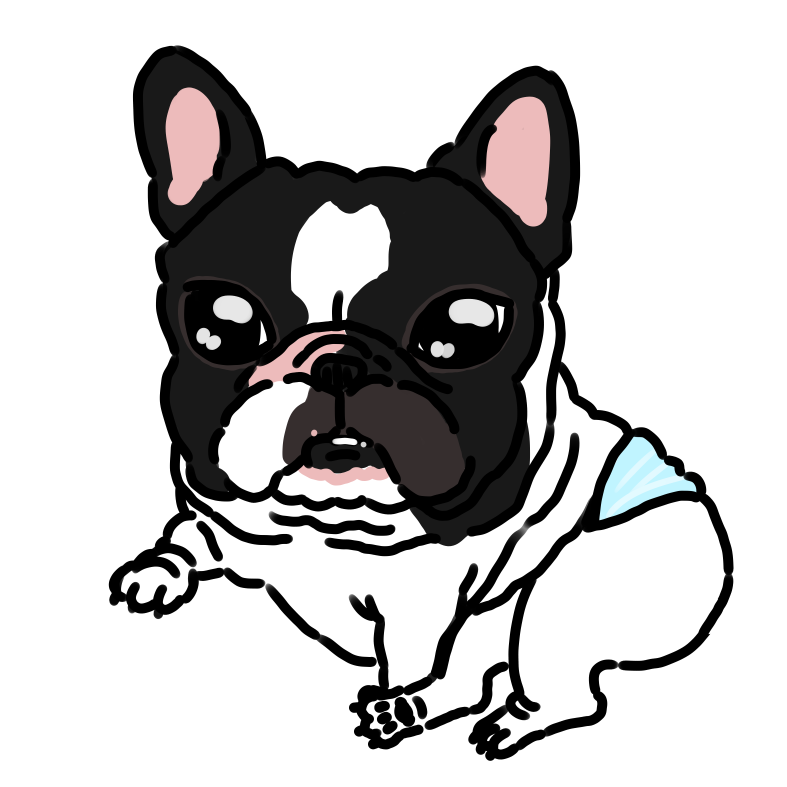
#> input picture content/art/original/fm001.png, 2360 x 2360 px, found by its file name (shown at 1/3 size); its folder holds 4 pictures in this run
$ python clean_and_silhouette.py ../../content/art/original/fm001.png
#> lines starting #> are read from the running program, lines starting #| are printed output that depends on the picture; after the words box and inside, x2 and y2 are one past the last pixel; in counts of white or black regions, pixels touching at a corner belong together
# 從 content/art/original 產生去字版（clean）與剪影（silhouette）。
# 用法：python3 tools/art/clean_and_silhouette.py content/art
# 需要：Pillow、numpy、scipy
import sys, numpy as np, scipy.ndimage as nd
from PIL import Image
R = sys.argv[1]
for i in range(1, 6):
    cid = f'fm{i:03d}'
    im = np.array(Image.open(f'{R}/original/{cid}.png').convert('RGBA'))
#> im is the input picture: shape (2360, 2360, 4); mean R, G, B, A 49.7, 48.7, 48.7, 111
    a = im[:, :, 3] > 0
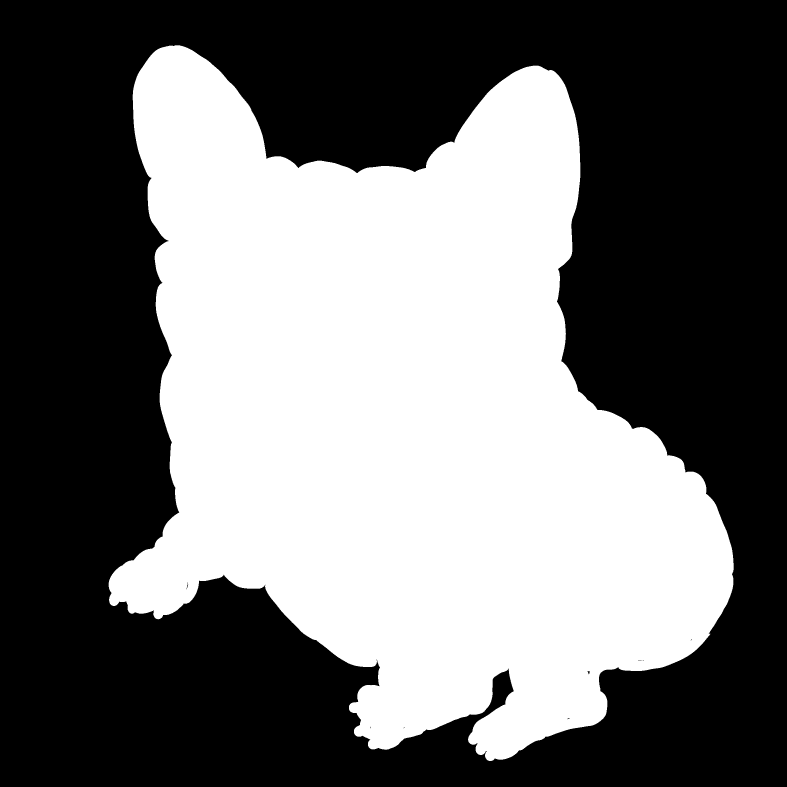
#> a: shape (2360, 2360) bool (shown at 1/3 size); 43.6% white; 1 white region, box (x1, y1, x2, y2) and area: (326, 136, 2201, 2283) 2429941
    lab, n = nd.label(a, structure=np.ones((3, 3)))
#> n = 1
    sizes = nd.sum(a, lab, range(1, n + 1))
#> sizes = [2429941]
    keep = lab == (np.argmax(sizes) + 1)
    removed = int(a.sum() - keep.sum())
#> removed = 0
    out = im.copy(); out[~keep] = 0
    Image.fromarray(out).save(f'{R}/clean/{cid}.png', optimize=True)
    sil = np.zeros_like(out); sil[..., :3] = (70, 60, 80); sil[..., 3] = np.where(out[..., 3] > 32, 255, 0)
#> after `sil[..., 3] = np.where(out[..., 3] > 32, 255, 0)`:
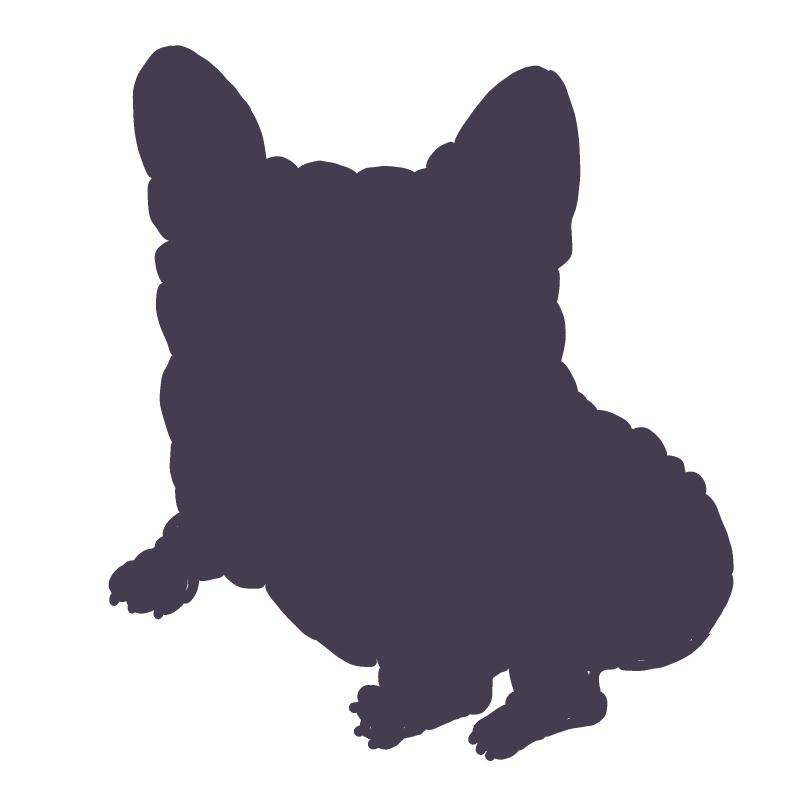
#> sil: shape (2360, 2360, 4) (shown at 1/3 size); mean R, G, B, A 70, 60, 80, 111.2; transparent parts drawn white
    Image.fromarray(sil).save(f'{R}/silhouette/{cid}.png', optimize=True)
    print(cid, 'components', n, 'removed px', removed)
#| fm001 components 1 removed px 0
#> pass 2 of the loop `for i in range(1, 6):`:
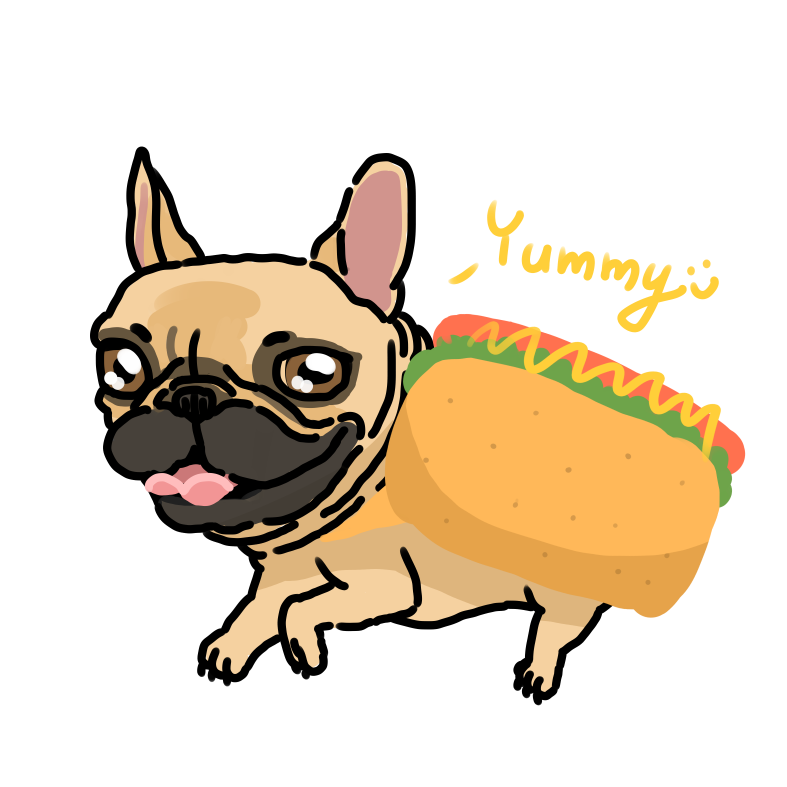
#> input picture content/art/original/fm002.png, 2360 x 2360 px, found by its file name (shown at 1/3 size)
#> im is the input picture: shape (2360, 2360, 4); mean R, G, B, A 59.2, 46.2, 28.1, 85.1
#> a: shape (2360, 2360) bool; 33.6% white; 10 white regions, largest, box (x1, y1, x2, y2) and area: (270, 439, 2237, 2116) 1821495, (1852, 789, 2060, 997) 14380, (1461, 599, 1572, 798) 7317
#> `lab, n = nd.label(a, structure=np.ones((3, 3)))`:
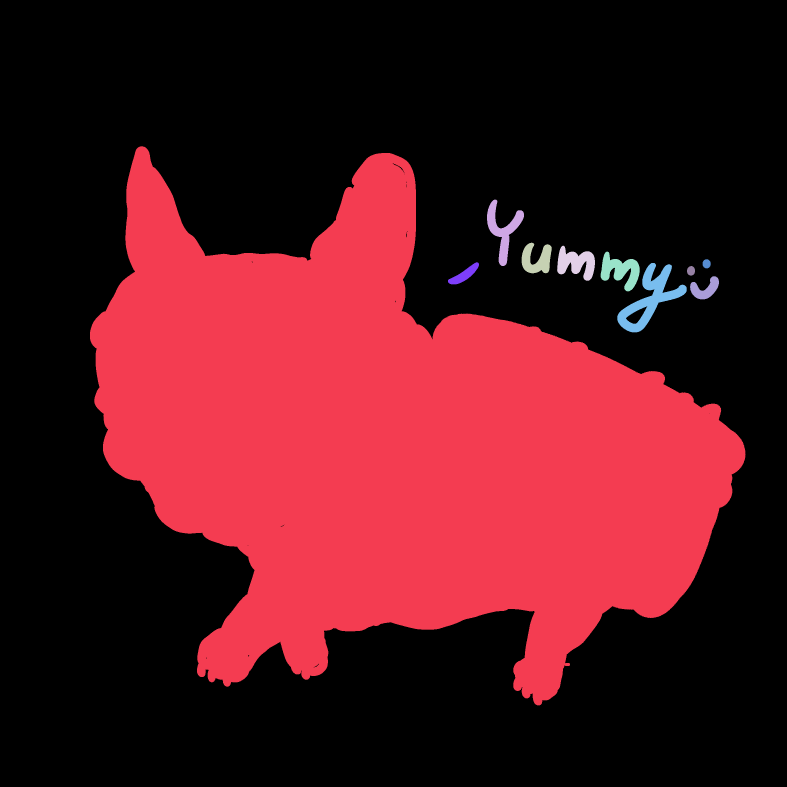
#> lab: shape (2360, 2360) int32 (shown at 1/3 size); 11 distinct labels, from 0 to 10; one colour per label, 0 black
#> n = 10
#> sizes = [1821495, 7317, 5200, 6833, 7078, 530, 2386, 14380, 546, 3135]
#> keep: shape (2360, 2360) bool; 32.7% white; 1 white region, box (x1, y1, x2, y2) and area: (270, 439, 2237, 2116) 1821495
#> removed = 47405
#> `sil[..., 3] = np.where(out[..., 3] > 32, 255, 0)`:
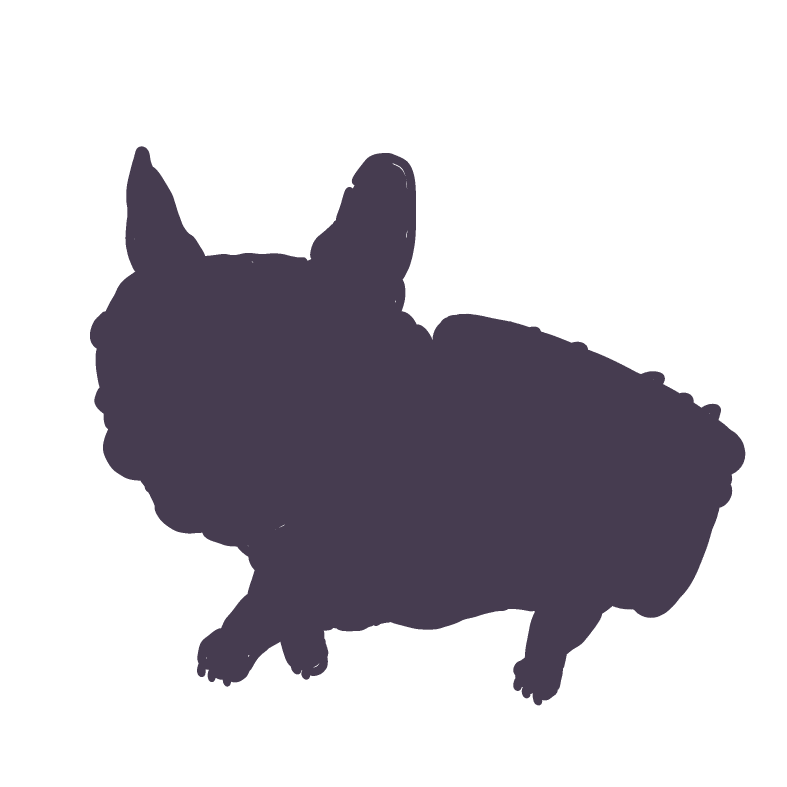
#> sil: shape (2360, 2360, 4) (shown at 1/3 size); mean R, G, B, A 70, 60, 80, 83.3; transparent parts drawn white
#| fm002 components 10 removed px 47405
#> pass 3 of the loop `for i in range(1, 6):`:
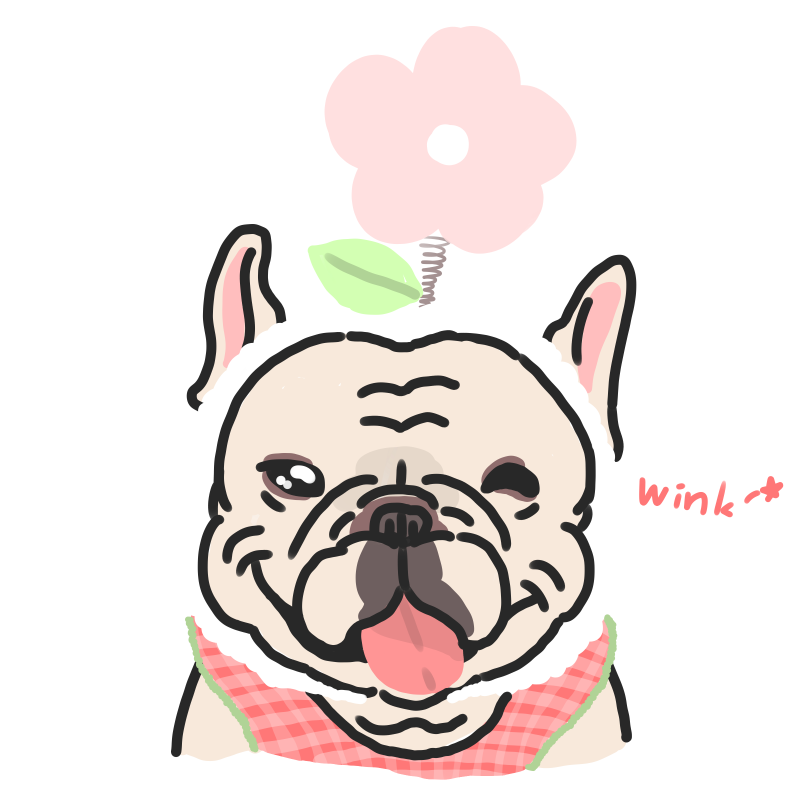
#> input picture content/art/original/fm003.png, 2360 x 2360 px, found by its file name (shown at 1/3 size)
#> im is the input picture: shape (2360, 2360, 4); mean R, G, B, A 84.7, 76.1, 73, 104.5
#> a: shape (2360, 2360) bool; 41.2% white; 7 white regions, largest, box (x1, y1, x2, y2) and area: (513, 78, 1909, 2339) 2276532, (1917, 1431, 2007, 1518) 4304, (2232, 1428, 2350, 1511) 4046
#> `lab, n = nd.label(a, structure=np.ones((3, 3)))`:
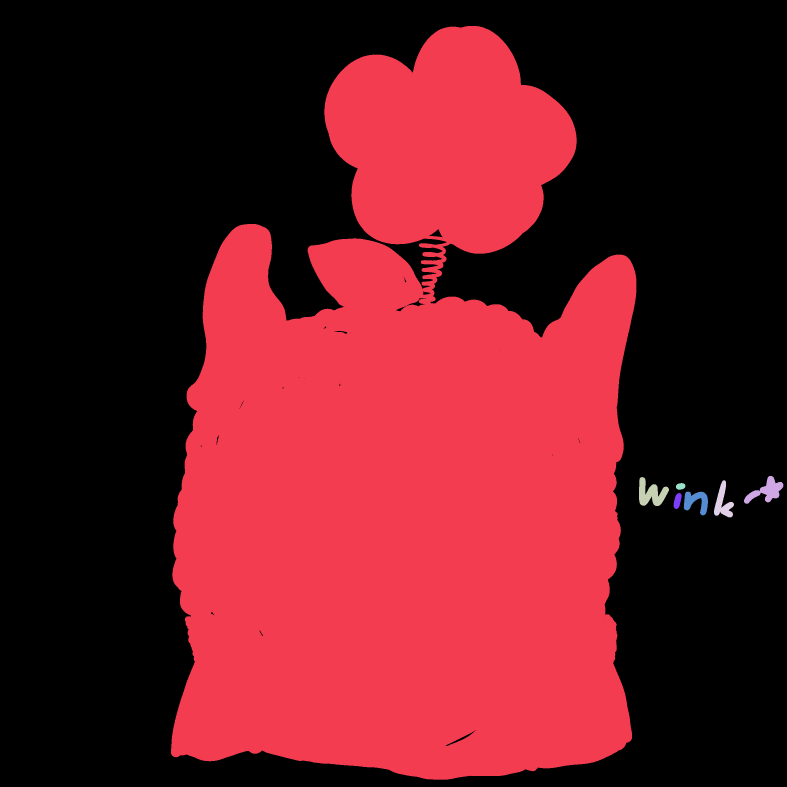
#> lab: shape (2360, 2360) int32 (shown at 1/3 size); 8 distinct labels, from 0 to 7; one colour per label, 0 black
#> n = 7
#> sizes = [2276532, 4046, 4304, 3073, 446, 2935, 803]
#> keep: shape (2360, 2360) bool; 40.9% white; 1 white region, box (x1, y1, x2, y2) and area: (513, 78, 1909, 2339) 2276532
#> removed = 15607
#> `sil[..., 3] = np.where(out[..., 3] > 32, 255, 0)`:
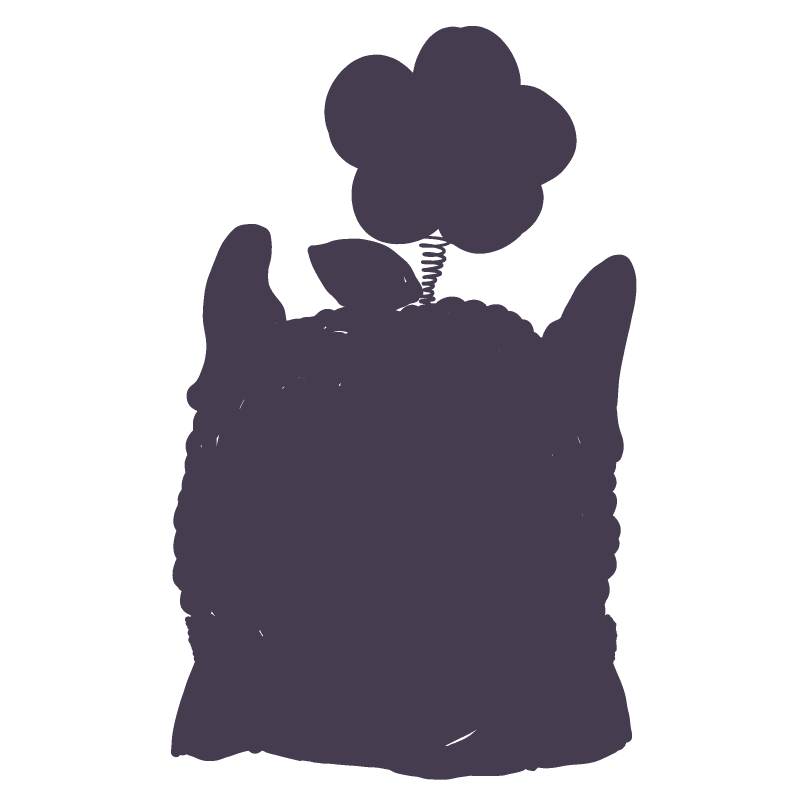
#> sil: shape (2360, 2360, 4) (shown at 1/3 size); mean R, G, B, A 70, 60, 80, 104.1; transparent parts drawn white
#| fm003 components 7 removed px 15607
#> (the run stopped early here; a loop or call above may not have finished)
